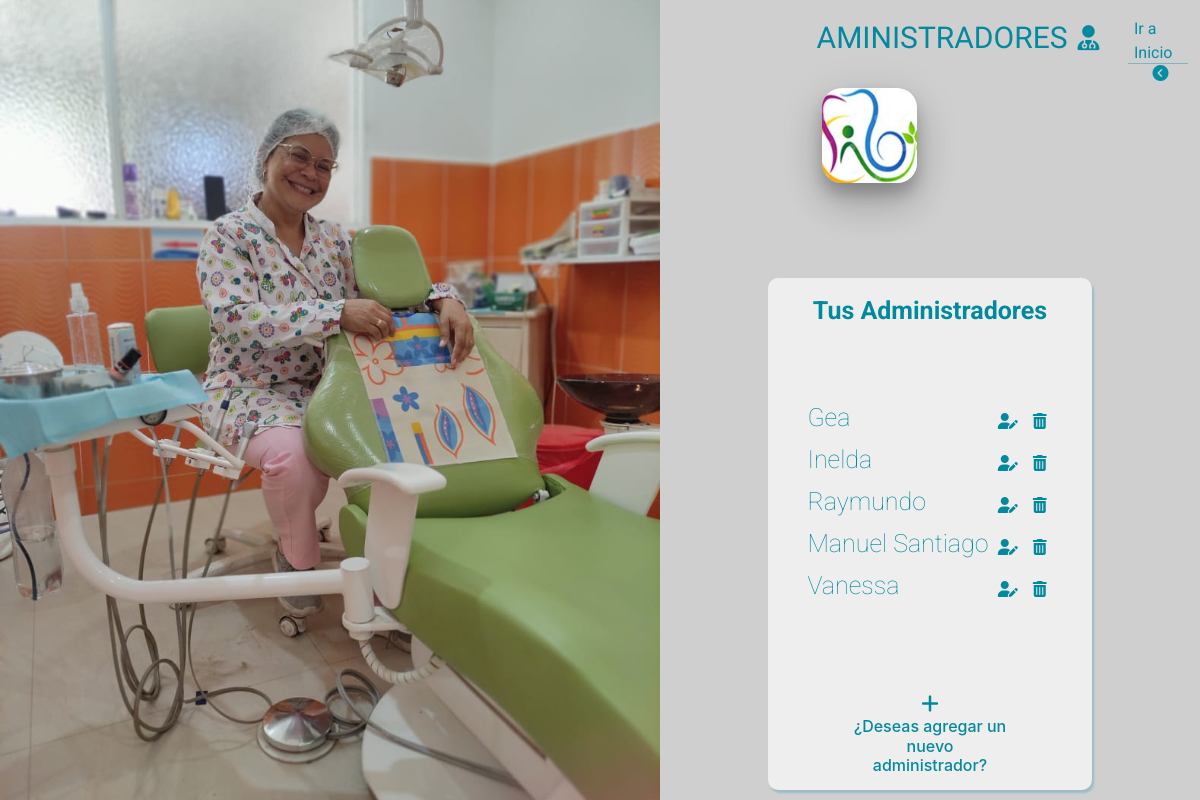
/views/administrador.php (signed in), run on the app's committed database.
### tables this page shows
CREATE TABLE `administradores` (
  `codigo` int(11) NOT NULL,
  `nombres` varchar(30) NOT NULL,
  `apellidos` varchar(30) NOT NULL,
  `email` varchar(60) NOT NULL,
  `cargo` varchar(60) NOT NULL,
  `clave` varchar(60) NOT NULL
);

### views/administrador.php (the view, shortened to what this page needs)
<?php include '../Modules/templates/head.php'; ?>
<?php
include '../Modules/functions/bdconection.php';
$sql = "SELECT * FROM administradores";
$stmt = $connect->prepare($sql);
$stmt->execute();
$resultadoBusquedaAdmin = $stmt->get_result();
$resultadoOrdenado = $resultadoBusquedaAdmin->fetch_all(MYSQLI_ASSOC);
?>
<div class="papa_consulta">
    <div class="col-12 inicio">
    </div>
    <div class="barra-inicio">
        <div class="salida ad">
            <a href="inicio.php">
                <p>Ir a Inicio</p>
                <i class="fa-solid fa-circle-chevron-left"></i>
            </a>
        </div>
        <div class="consultorio-barra admin">
            <h1>AMINISTRADORES</h1>
            <i class="fa-solid fa-user-doctor"></i>
        </div>
        <div class="logo-admin">
            <img src="../Img/Logo.jpeg" alt="">
        </div>
        <div class="tusAdministradores">
            <div class="tituloAdmin">
                <h2>Tus Administradores</h2>
            </div>
            <div class="admin-usuarios padre">
                <?php foreach ($resultadoOrdenado as $numeroAdmin => $posicionesNumAdmin) { ?>
                    <div class="admin-usuarios hv">
                        <h3><?php echo $posicionesNumAdmin["nombres"]; ?></h3>
                        <div class="boton-ad">
                            <button
                                class="editarAdmi"
                                title="Editar"
                                usuarioCodigo="<?php echo $posicionesNumAdmin['codigo']; ?>"
                                nombreAdmin="<?php echo $posicionesNumAdmin['nombres']; ?>"
                                apellidoAdmin="<?php echo $posicionesNumAdmin['apellidos']; ?>"
                                emailAdmin="<?php echo $posicionesNumAdmin['email']; ?>"
                                cargoAdmin="<?php echo $posicionesNumAdmin['cargo']; ?>"
                                claveAdmin="<?php echo $posicionesNumAdmin['clave']; ?>"
                                idAdmin="<?php echo $posicionesNumAdmin['codigo']; ?>"
                            >
                                <i class="fa-solid fa-user-pen"></i>
                            </button>
                            <button title="Eliminar">
                                <i class="fa-solid fa-trash-can"></i>
                            </button>
                        </div>
                    </div>
                <?php } ?>
            </div>
            <div class="new-admin">
                <button id="newUsu">
                    <i class="fa-solid fa-plus"></i>
                    <h3>¿Deseas agregar un nuevo administrador?</h3>
                </button>
            </div>
        </div>
    </div>
</div>
<?php include '../Modules/templates/footer.php'; ?>

### css/main.css (style rules this page uses)
* { margin: 0 ; padding: 0 ; box-sizing: border-box; font-family: 'Inter', sans-serif; }
body { min-height: 100vh; display: flex; flex-direction: column; justify-content: space-between; position: relative; }
.papa_consulta { display: flex; }
.inicio { display: flex; flex-direction: row; justify-content: flex-end; width: 55%; height: 100vh; background-image:url("../Img/Img-2.jpg"); background-size:cover; background-blend-mode: overlay; background-color: #72727221; background-position-y: -65px; }
button { position: relative; border: none; background-color: transparent; margin-top: 15px; }
.barra-inicio { background-color: #c3c3c3cc; display: flex; flex-direction: column; justify-content: space-between; align-items: center; width:45%; }
.consultorio-barra { min-height: 10vh; width: 60%; margin-bottom:10px; }
.consultorio-barra h1 { font-size: 30px; text-align: center; font-family: 'Delius', cursive; color: #03899e; }
.salida, .salida.admin { display: flex; justify-content: center; position: absolute; width: 9%; padding: 1px; right: 2%; top:2%; height: 6vh; border-bottom: 1px solid #048fa465 !important; }
.salida.ad { width: 5%; height: 6vh; right: 1%; }
.salida a { display: flex; flex-direction: column; align-items: center; width: 100%; padding-left: 5px; border: none; cursor: pointer; text-decoration: none; }
.salida a p { margin-bottom: 0; color:#048EA4; font-family: 'Roboto', sans-serif; width: 100%; }
.salida a i { color:#048EA4; }
@media only screen and (min-width: 481px) and (max-width: 1500px) { .salida, .salida.admin { height: 7vh; width: 9%; } }
.consultorio-barra.admin { display: flex; margin-top: 20px; width: 42%; }
.consultorio-barra.admin h1 { margin-bottom: 0px !important; }
.consultorio-barra.admin i { font-size: 25px; color: #03899e; margin-top: 5px; margin-left: 10px; }
.barra-inicio .logo-admin { position: absolute; top: 88px; right: 273px; overflow: hidden; height: 95px; width: 95px; min-width: 50px; min-height: 50px; border-radius: 20px; margin-right: 10px; box-shadow: 0 24px 38px rgb(0 0 0 / 14%), 0 9px 46px rgb(0 0 0 / 12%), 0 11px 15px rgb(0 0 0 / 20%); }
.barra-inicio .logo-admin img { width: 100%; height: 100%; object-fit: cover; object-position: center center; }
.tusAdministradores, .ModalRecuperarContraseña > form { display: flex; flex-direction: column; justify-content: space-between; align-items: center; min-height: 64vh; width: 60%; margin-bottom: 10px; background-color: #EEEEEE; border-radius: 10px; box-shadow: 2px 3px 2px #03899e40; }
.tusAdministradores .tituloAdmin, .ModalRecuperarContraseña form .title-ed { position: relative; text-align: center; width: 100%; padding-top: 18px; border-bottom: 1px solxid #03899e42; }
.tusAdministradores .tituloAdmin h2, .ModalRecuperarContraseña form .title-ed h1 { color: #03899E; font-size: 25px; font-family: 'Roboto', sans-serif; font-weight: bold; }
.admin-usuarios.padre { display: flex; flex-direction: column; width: 80%; min-height: 20vh; }
.admin-usuarios { border: 1px solid transparent; display: flex; justify-content: space-between; width: 100%; }
.admin-usuarios h3 { padding-top: 2px; padding-left: 5px; color: #03899E; font-family: 'Roboto', sans-serif; font-weight: lighter; font-size: 25px; }
.boton-ad { width: 25%; display: flex; align-items: center !important; justify-content: space-around; }
.admin-usuarios .boton-ad button { border: none; margin-top: 0; }
.admin-usuarios i { padding-right: 7px; color: #03899E; font-size: 16px; }
.new-admin { width: 50%; margin-bottom: 5px; }
.new-admin button { border: 2px solid transparent; }
.new-admin button i { color: #03899E; font-size: 20px; }
.new-admin button h3 { color: #03899E; font-size: 16px; }

### data on the page
administradores: nombres "Gea"
administradores: nombres "Inelda"
administradores: nombres "Raymundo"
administradores: nombres "Manuel Santiago"
administradores: nombres "Vanessa"
